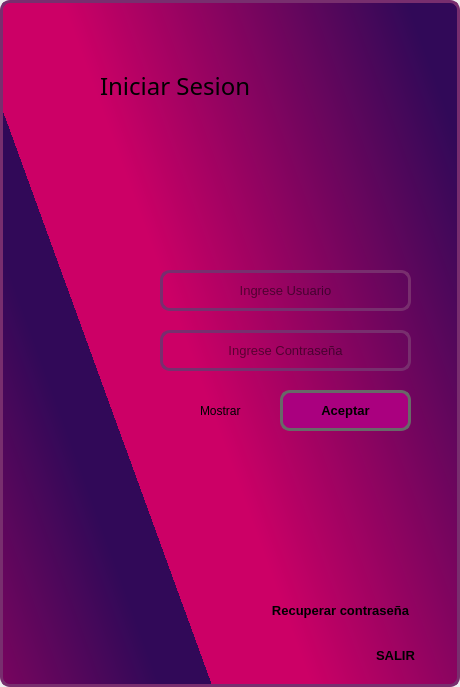
<?xml version="1.0" encoding="UTF-8"?>
<ui version="4.0">
 <class>MainWindow</class>
 <widget class="QMainWindow" name="MainWindow">
  <property name="geometry">
   <rect>
    <x>0</x>
    <y>0</y>
    <width>460</width>
    <height>687</height>
   </rect>
  </property>
  <property name="windowTitle">
   <string>Inicio de Sesion</string>
  </property>
  <property name="autoFillBackground">
   <bool>true</bool>
  </property>
  <property name="inputMethodHints">
   <set>Qt::ImhNone</set>
  </property>
  <property name="tabShape">
   <enum>QTabWidget::Rounded</enum>
  </property>
  <property name="dockNestingEnabled">
   <bool>false</bool>
  </property>
  <widget class="QWidget" name="centralwidget">
   <layout class="QVBoxLayout" name="verticalLayout">
    <property name="spacing">
     <number>7</number>
    </property>
    <property name="leftMargin">
     <number>0</number>
    </property>
    <property name="topMargin">
     <number>0</number>
    </property>
    <property name="rightMargin">
     <number>0</number>
    </property>
    <property name="bottomMargin">
     <number>0</number>
    </property>
    <item>
     <widget class="QFrame" name="frame">
      <property name="sizePolicy">
       <sizepolicy hsizetype="Preferred" vsizetype="Preferred">
        <horstretch>0</horstretch>
        <verstretch>0</verstretch>
       </sizepolicy>
      </property>
      <property name="sizeIncrement">
       <size>
        <width>0</width>
        <height>0</height>
       </size>
      </property>
      <property name="font">
       <font>
        <family>Yu Gothic Light</family>
       </font>
      </property>
      <property name="styleSheet">
       <string notr="true">background-color: qlineargradient(spread:repeat, x1:0.164, y1:0.455, x2:1, y2:0, stop:0.199005 rgba(204, 0, 102, 255), stop:0.895522 rgba(49, 9, 88, 255));

border-radius: 10px;
border: 3px solid #782e6e;
</string>
      </property>
      <property name="inputMethodHints">
       <set>Qt::ImhNone</set>
      </property>
      <property name="frameShape">
       <enum>QFrame::StyledPanel</enum>
      </property>
      <property name="frameShadow">
       <enum>QFrame::Raised</enum>
      </property>
      <widget class="QLabel" name="label">
       <property name="geometry">
        <rect>
         <x>100</x>
         <y>40</y>
         <width>291</width>
         <height>91</height>
        </rect>
       </property>
       <property name="palette">
        <palette>
         <active>
          <colorrole role="Button">
           <brush brushstyle="SolidPattern">
            <color alpha="0">
             <red>0</red>
             <green>0</green>
             <blue>0</blue>
            </color>
           </brush>
          </colorrole>
          <colorrole role="Base">
           <brush brushstyle="SolidPattern">
            <color alpha="0">
             <red>0</red>
             <green>0</green>
             <blue>0</blue>
            </color>
           </brush>
          </colorrole>
          <colorrole role="Window">
           <brush brushstyle="SolidPattern">
            <color alpha="0">
             <red>0</red>
             <green>0</green>
             <blue>0</blue>
            </color>
           </brush>
          </colorrole>
         </active>
         <inactive>
          <colorrole role="Button">
           <brush brushstyle="SolidPattern">
            <color alpha="0">
             <red>0</red>
             <green>0</green>
             <blue>0</blue>
            </color>
           </brush>
          </colorrole>
          <colorrole role="Base">
           <brush brushstyle="SolidPattern">
            <color alpha="0">
             <red>0</red>
             <green>0</green>
             <blue>0</blue>
            </color>
           </brush>
          </colorrole>
          <colorrole role="Window">
           <brush brushstyle="SolidPattern">
            <color alpha="0">
             <red>0</red>
             <green>0</green>
             <blue>0</blue>
            </color>
           </brush>
          </colorrole>
         </inactive>
         <disabled>
          <colorrole role="Button">
           <brush brushstyle="SolidPattern">
            <color alpha="0">
             <red>0</red>
             <green>0</green>
             <blue>0</blue>
            </color>
           </brush>
          </colorrole>
          <colorrole role="Base">
           <brush brushstyle="SolidPattern">
            <color alpha="0">
             <red>0</red>
             <green>0</green>
             <blue>0</blue>
            </color>
           </brush>
          </colorrole>
          <colorrole role="Window">
           <brush brushstyle="SolidPattern">
            <color alpha="0">
             <red>0</red>
             <green>0</green>
             <blue>0</blue>
            </color>
           </brush>
          </colorrole>
         </disabled>
        </palette>
       </property>
       <property name="font">
        <font>
         <family>ROG Fonts</family>
         <pointsize>18</pointsize>
         <weight>50</weight>
         <italic>false</italic>
         <bold>false</bold>
        </font>
       </property>
       <property name="styleSheet">
        <string notr="true">font: 18pt &quot;ROG Fonts&quot;;
background-color: rgba(0, 0, 0, 0%);
border: None

</string>
       </property>
       <property name="text">
        <string>Iniciar Sesion</string>
       </property>
       <property name="scaledContents">
        <bool>true</bool>
       </property>
      </widget>
      <widget class="QLineEdit" name="id_User">
       <property name="geometry">
        <rect>
         <x>160</x>
         <y>270</y>
         <width>251</width>
         <height>41</height>
        </rect>
       </property>
       <property name="font">
        <font>
         <pointsize>10</pointsize>
         <weight>50</weight>
         <bold>false</bold>
        </font>
       </property>
       <property name="styleSheet">
        <string notr="true">background-color: rgba(0, 0, 0,0%);
border-color: qconicalgradient(cx:0.975, cy:0.017, angle:135, stop:0 rgba(255, 255, 0, 69), stop:0.243781 rgba(66, 59, 255, 145), stop:0.263682 rgba(141, 0, 107, 208), stop:0.353234 rgba(225, 71, 255, 130), stop:0.358209 rgba(255, 255, 0, 69), stop:0.518717 rgba(105, 29, 93, 130), stop:0.55 rgba(255, 0, 56, 255), stop:0.625 rgba(255, 255, 0, 69), stop:0.830846 rgba(0, 139, 255, 130), stop:1 rgba(255, 255, 0, 69));
gridline-color: qlineargradient(spread:pad, x1:0, y1:0, x2:1, y2:1, stop:0 rgba(255, 255, 255, 255), stop:1 rgba(255, 255, 255, 255));</string>
       </property>
       <property name="alignment">
        <set>Qt::AlignCenter</set>
       </property>
       <property name="placeholderText">
        <string>Ingrese Usuario</string>
       </property>
       <property name="cursorMoveStyle">
        <enum>Qt::VisualMoveStyle</enum>
       </property>
      </widget>
      <widget class="QLineEdit" name="id_Password">
       <property name="geometry">
        <rect>
         <x>160</x>
         <y>330</y>
         <width>251</width>
         <height>41</height>
        </rect>
       </property>
       <property name="font">
        <font>
         <pointsize>10</pointsize>
         <weight>50</weight>
         <bold>false</bold>
        </font>
       </property>
       <property name="styleSheet">
        <string notr="true">background-color: rgba(0, 0, 0,0%);
border-color: qconicalgradient(cx:0.975, cy:0.017, angle:135, stop:0 rgba(255, 255, 0, 69), stop:0.243781 rgba(66, 59, 255, 145), stop:0.263682 rgba(141, 0, 107, 208), stop:0.353234 rgba(225, 71, 255, 130), stop:0.358209 rgba(255, 255, 0, 69), stop:0.518717 rgba(105, 29, 93, 130), stop:0.55 rgba(255, 0, 56, 255), stop:0.625 rgba(255, 255, 0, 69), stop:0.830846 rgba(0, 139, 255, 130), stop:1 rgba(255, 255, 0, 69));
gridline-color: qlineargradient(spread:pad, x1:0, y1:0, x2:1, y2:1, stop:0 rgba(255, 255, 255, 255), stop:1 rgba(255, 255, 255, 255));</string>
       </property>
       <property name="text">
        <string/>
       </property>
       <property name="echoMode">
        <enum>QLineEdit::Password</enum>
       </property>
       <property name="alignment">
        <set>Qt::AlignCenter</set>
       </property>
       <property name="placeholderText">
        <string>Ingrese Contraseña</string>
       </property>
       <property name="cursorMoveStyle">
        <enum>Qt::VisualMoveStyle</enum>
       </property>
      </widget>
      <widget class="QLabel" name="label_2">
       <property name="geometry">
        <rect>
         <x>100</x>
         <y>270</y>
         <width>51</width>
         <height>51</height>
        </rect>
       </property>
       <property name="styleSheet">
        <string notr="true">background-color: rgba(0, 0, 0, 0%);
border: None</string>
       </property>
       <property name="text">
        <string/>
       </property>
       <property name="pixmap">
        <pixmap>C:/Users/jaazi/Downloads/users_team_icon_176932.ico</pixmap>
       </property>
       <property name="scaledContents">
        <bool>true</bool>
       </property>
      </widget>
      <widget class="QLabel" name="label_4">
       <property name="geometry">
        <rect>
         <x>100</x>
         <y>330</y>
         <width>51</width>
         <height>41</height>
        </rect>
       </property>
       <property name="styleSheet">
        <string notr="true">background-color: rgba(0, 0, 0, 0%);
border: None</string>
       </property>
       <property name="text">
        <string/>
       </property>
       <property name="pixmap">
        <pixmap>C:/Users/jaazi/Downloads/locked-padlock-rounded-black-tool-security-interface-symbol_icon-icons.com_54497.ico</pixmap>
       </property>
       <property name="scaledContents">
        <bool>true</bool>
       </property>
      </widget>
      <widget class="QPushButton" name="btn_Aceptar">
       <property name="geometry">
        <rect>
         <x>280</x>
         <y>390</y>
         <width>131</width>
         <height>41</height>
        </rect>
       </property>
       <property name="font">
        <font>
         <pointsize>10</pointsize>
         <weight>75</weight>
         <italic>false</italic>
         <bold>true</bold>
        </font>
       </property>
       <property name="styleSheet">
        <string notr="true">QPushButton {
	
	background-color: rgb(170, 0, 127);
	
	border-color: rgb(104, 104, 104);

}

QPushButton:hover {
	
	
	
	background-color: rgb(125, 99, 127);
	
	border-color: rgb(104, 104, 104);

}</string>
       </property>
       <property name="text">
        <string>Aceptar</string>
       </property>
      </widget>
      <widget class="QPushButton" name="pushButton_2">
       <property name="geometry">
        <rect>
         <x>350</x>
         <y>640</y>
         <width>91</width>
         <height>31</height>
        </rect>
       </property>
       <property name="font">
        <font>
         <pointsize>10</pointsize>
         <weight>75</weight>
         <bold>true</bold>
        </font>
       </property>
       <property name="styleSheet">
        <string notr="true">
QPushButton {
	
	background-color: rgba(0, 0, 0, 0%);
    border: None

}

QPushButton:hover {
	
	
	
	background-color: rgb(125, 99, 127);
	
	border-color: rgb(104, 104, 104);

}</string>
       </property>
       <property name="text">
        <string>SALIR</string>
       </property>
      </widget>
      <widget class="QLabel" name="label_5">
       <property name="geometry">
        <rect>
         <x>10</x>
         <y>510</y>
         <width>140</width>
         <height>140</height>
        </rect>
       </property>
       <property name="styleSheet">
        <string notr="true">background-color: rgba(0, 0, 0, 0%);
border: none;</string>
       </property>
       <property name="text">
        <string/>
       </property>
       <property name="pixmap">
        <pixmap>C:/Users/jaazi/Downloads/logo2 (2).png</pixmap>
       </property>
       <property name="scaledContents">
        <bool>true</bool>
       </property>
      </widget>
      <widget class="QPushButton" name="btn_Recuperar">
       <property name="geometry">
        <rect>
         <x>240</x>
         <y>590</y>
         <width>201</width>
         <height>41</height>
        </rect>
       </property>
       <property name="font">
        <font>
         <pointsize>10</pointsize>
         <weight>75</weight>
         <bold>true</bold>
        </font>
       </property>
       <property name="styleSheet">
        <string notr="true">
QPushButton {
	
	background-color: rgba(0, 0, 0, 0%);
    border: None

}

QPushButton:hover {
	
	
	
	background-color: rgb(125, 99, 127);
	
	border-color: rgb(104, 104, 104);

}</string>
       </property>
       <property name="text">
        <string>Recuperar contraseña</string>
       </property>
      </widget>
      <widget class="QCheckBox" name="ck_Mostrar">
       <property name="geometry">
        <rect>
         <x>180</x>
         <y>390</y>
         <width>101</width>
         <height>41</height>
        </rect>
       </property>
       <property name="styleSheet">
        <string notr="true">background-color: rgba(0, 0, 0,0%);
font: 75 10pt &quot;MS Shell Dlg 2&quot;;
border: none</string>
       </property>
       <property name="text">
        <string>Mostrar</string>
       </property>
       <property name="checkable">
        <bool>true</bool>
       </property>
       <property name="checked">
        <bool>false</bool>
       </property>
       <property name="tristate">
        <bool>false</bool>
       </property>
      </widget>
     </widget>
    </item>
   </layout>
  </widget>
 </widget>
 <resources/>
 <connections>
  <connection>
   <sender>pushButton_2</sender>
   <signal>clicked()</signal>
   <receiver>MainWindow</receiver>
   <slot>close()</slot>
   <hints>
    <hint type="sourcelabel">
     <x>394</x>
     <y>657</y>
    </hint>
    <hint type="destinationlabel">
     <x>424</x>
     <y>691</y>
    </hint>
   </hints>
  </connection>
 </connections>
</ui>
